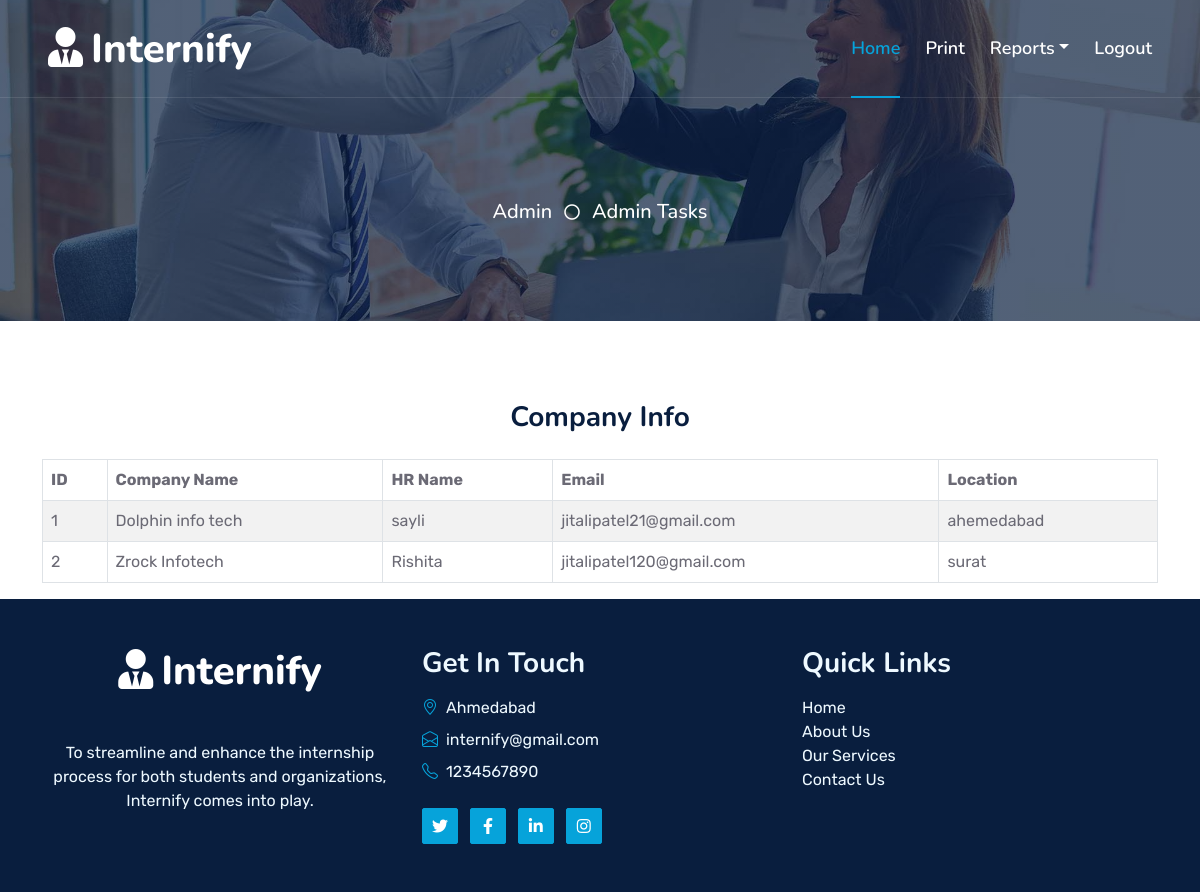
Screenshot of /admin_view_company.php with the database file from the repository.
### tables this page shows
CREATE TABLE `company_info` (
  `cid` int(10) NOT NULL,
  `name` varchar(50) NOT NULL,
  `hrnm` varchar(50) NOT NULL,
  `desc` varchar(50) NOT NULL,
  `email` varchar(25) NOT NULL,
  `pwd` varchar(10) NOT NULL,
  `location` varchar(50) NOT NULL
);

### admin_view_company.php (the view)
<?php
include("admin_report_header.php");
include("conn.php");
?>
<div class="container">
    <h3 class="text-center mb-4">Company Info</h3>
    <?php
    $res4 = mysqli_query($conn, "SELECT * FROM company_info");
    if (mysqli_num_rows($res4) > 0) {
        ?>
        <div class="table-responsive">
            <table class="table table-striped table-bordered">
                <thead class="thead-dark">
                    <tr>
                        <th>ID</th>
                        <th>Company Name</th>
                        <th>HR Name</th>
                        <th>Email</th>
                        <th>Location</th>
                    </tr>
                </thead>
                <tbody>
                    <?php
                    while ($r4 = mysqli_fetch_array($res4)) {
                        echo "<tr>";
                        echo "<td>" . $r4[0] . "</td>";
                        echo "<td>" . $r4[1] . "</td>";
                        echo "<td>" . $r4[2] . "</td>";
                        echo "<td>" . $r4[4] . "</td>";
                        echo "<td>" . $r4[6] . "</td>";
                        echo "</tr>";
                    }
                    ?>
                </tbody>
            </table>
        </div>
        <?php
    } else {
        echo "<div class='alert alert-info' role='alert'>No Data Found</div>";
    }
    ?>
</div>
<?php
include("footer.php");
?>

### css/style.css (style rules this page uses)
:root { --primary: #06A3DA; --secondary: #34AD54; --light: #EEF9FF; --dark: #091E3E; }
h3, h4, .fw-semi-bold { font-weight: 700 !important; }

### rows the page displays
company_info: cid "1", name "Dolphin info tech", hrnm "sayli", email "jitalipatel21@gmail.com", location "ahemedabad"
company_info: cid "2", name "Zrock Infotech", hrnm "Rishita", email "jitalipatel120@gmail.com", location "surat"
